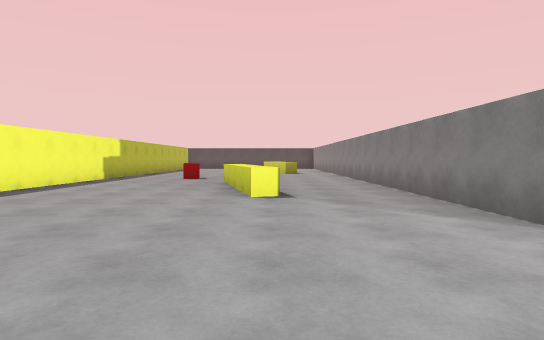
view 1 (above)

24 first-person views from a walk through a Unity game level. The camera is 1.3 m above the floor, tilts 2° down and sees 80° across. The floor is counted in squares, 2 m on a side. Each view is taken from the middle of a square. On the plan, view 1 faces up. The plan holds only what a view shows up to about 10 squares ahead; the rest is blank. The place goes on beyond the plan. The player character is not drawn.

view 2
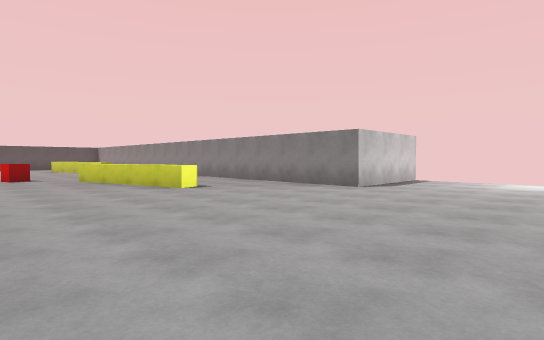

view 3
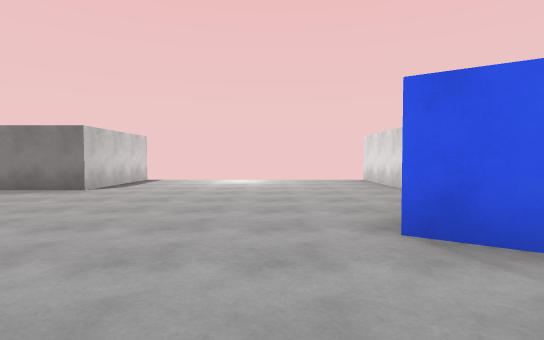

view 4
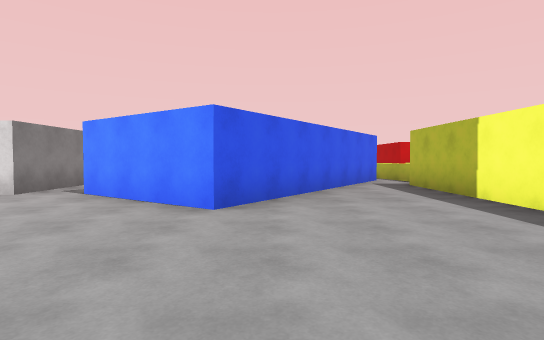

view 5
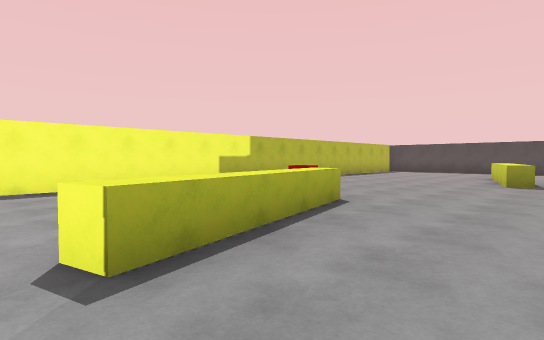

view 6
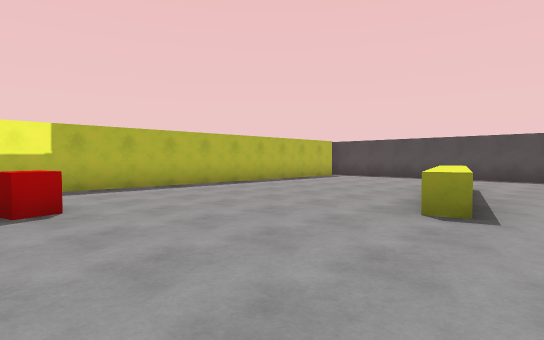

view 7
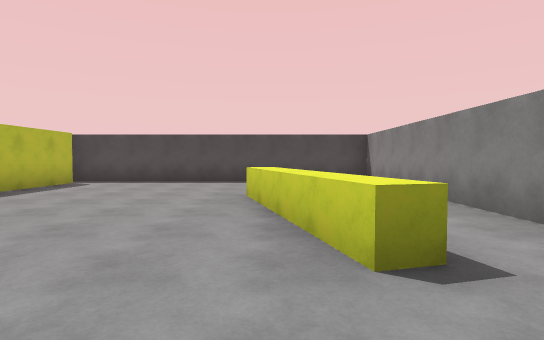

view 8
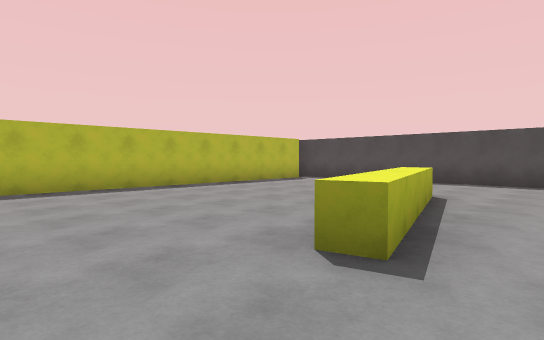

view 9
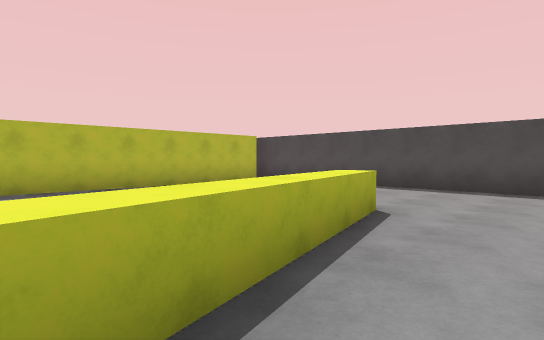

view 10
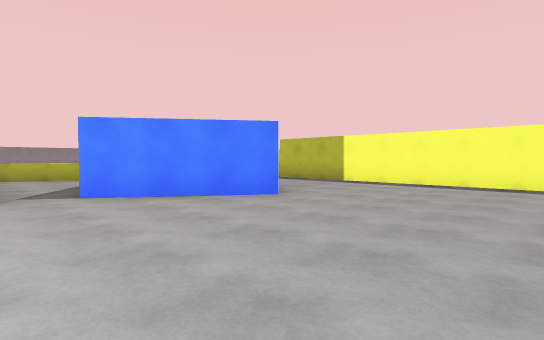

view 11
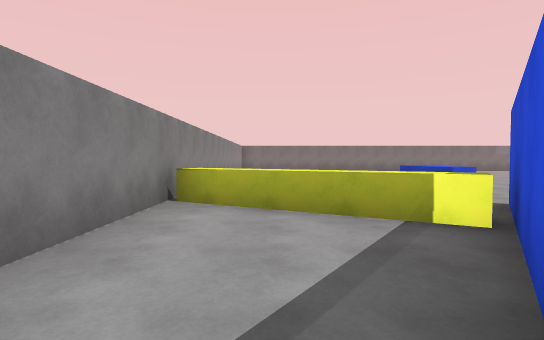

view 12
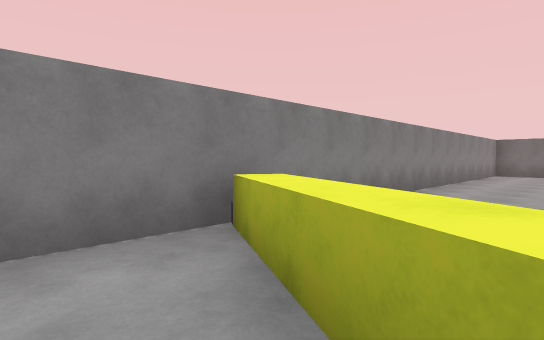

view 13
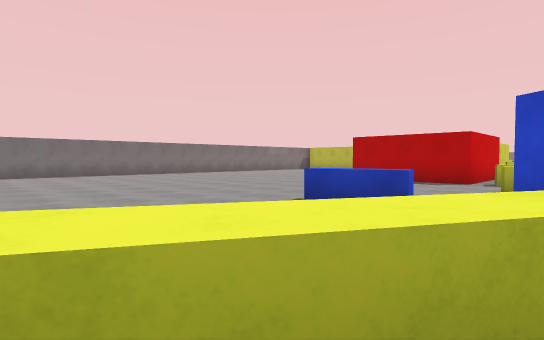

view 14
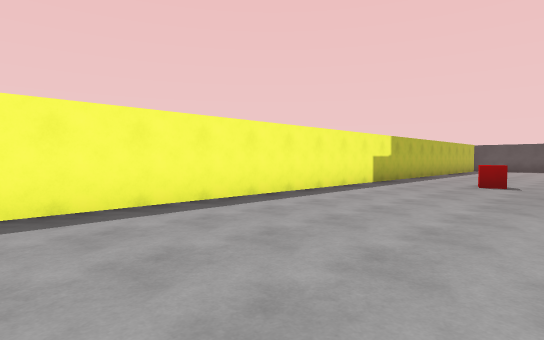

view 15
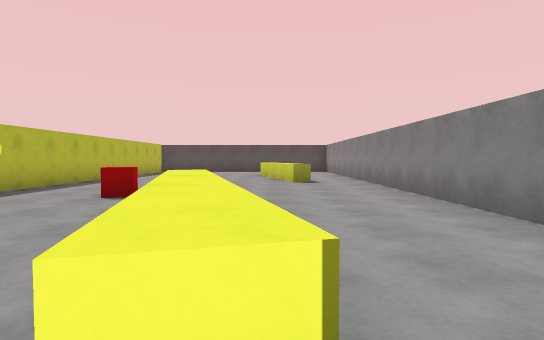

view 16
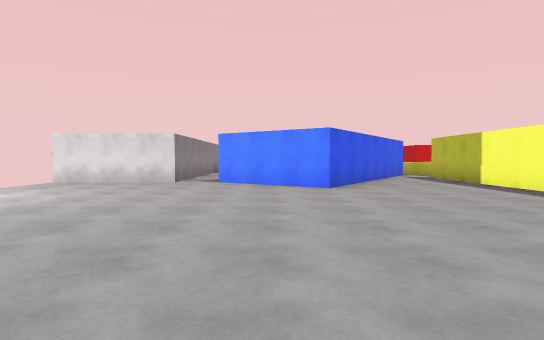

view 17
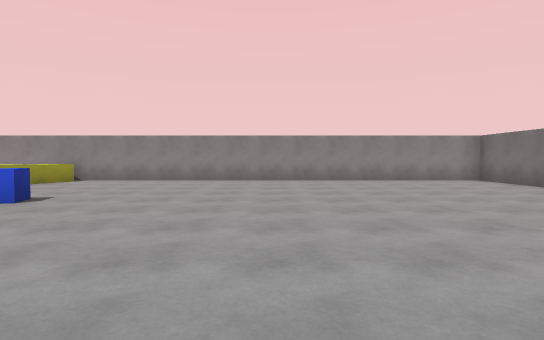

view 18
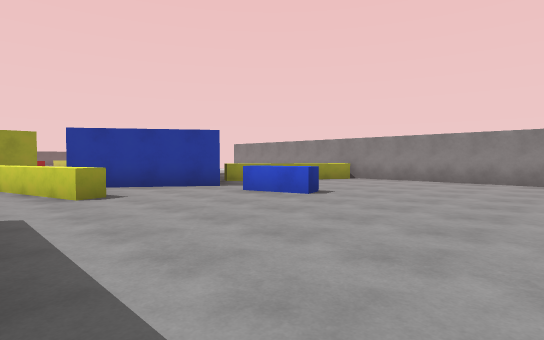

view 19
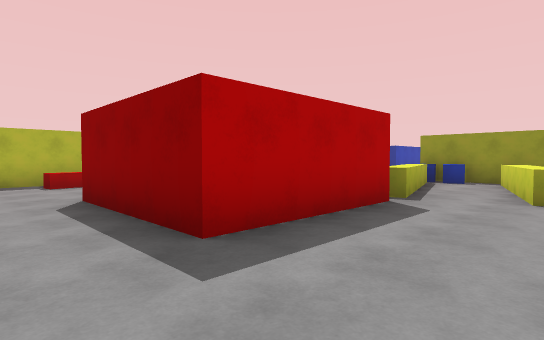

view 20
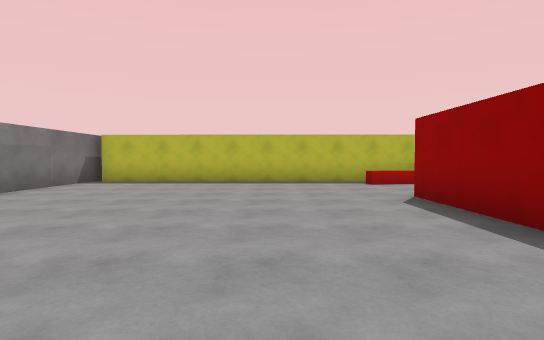

view 21
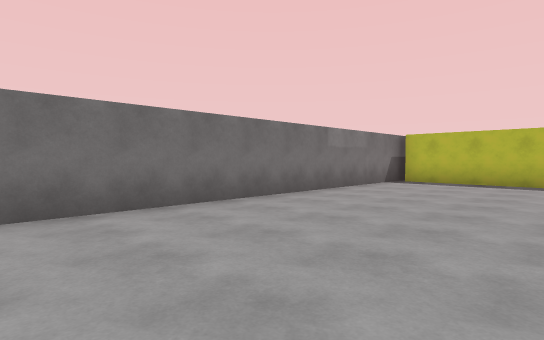

view 22
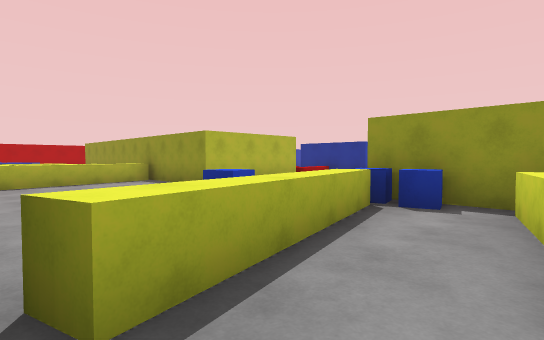

view 23
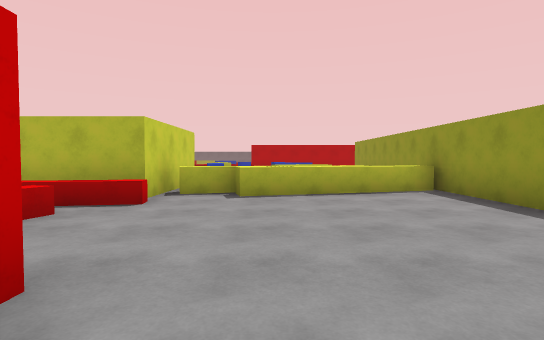

view 24
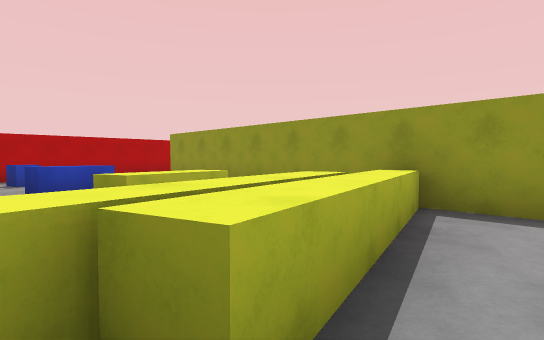

### Floor plan
Key: @ floor where view 1 was taken; # wall or solid block; . floor; ^ raised ledge; C red cube; B blue cube.
Columns run from 26 left of view 1 to 6 right of it. Each row starts with its distance up from view 1.
 22                     #########
 21                      ....... #
 20                     #....... #
 19                     #........#
 18                     #........#
 17                     #.....^..#
 16                     #.....^..#
 15                     #.....^..#
 14                     #......^.#
 13                     #........#
 12                     #........#
 11                     #..C.....#
 10                     #........#
  9                     #....^...#
  8                     #....^...#
  7                     #....^...#
  6                     #....#^..#
  5                     #........#
  4                     #........#
  3                     #........####
  2                     #...........
  1                     #...........
  0                     #.....@.....
 -1                     #...........
 -2                     #...........
 -3                     #...###.....
 -4              #      #...# ##.####
 -5              #      #..##  ..#
 -6     ##########   #B##.## ##..#
 -7           ^....  B..^.#  #...#
 -8 #         ^..... B^.^#####...#
 -9 #   ^.  ^.^^..... ^.^..###^^.#
-10 #.B..^  #^^^......^.^^...  ^^#
-11           .^............^....#
-12          ###^...###.....^....#
-13             #^^ ###..........#
-14            ##...###..........#
-15            #.................#
-16            #.................#
-17            #.................#
-18            #.................#
-19            #.................#
-20            #.......... ......#
-21            #..........   ....#
-22            #########..    ...#
-23                    ###    ####

Positions as (right, up) in squares from view 1, and headings:
1: (0, 0), facing up
2: (-4, -1), facing up-right
3: (-4, -1), facing right
4: (-2, 2), facing down
5: (2, 5), facing up-left
6: (2, 10), facing up-left
7: (0, 12), facing up
8: (2, 12), facing up-left
9: (2, 14), facing up-left
10: (3, 2), facing down-left
11: (1, -5), facing down
12: (0, -8), facing down-right
13: (2, -9), facing down-left
14: (-1, 2), facing up-left
15: (0, 5), facing up
16: (0, 5), facing down
17: (-7, -16), facing right
18: (-7, -16), facing up-right
19: (-5, -16), facing up-left
20: (-5, -17), facing left
21: (-5, -18), facing down-left
22: (-6, -11), facing up-left
23: (-9, -10), facing left
24: (-14, -11), facing up-left
